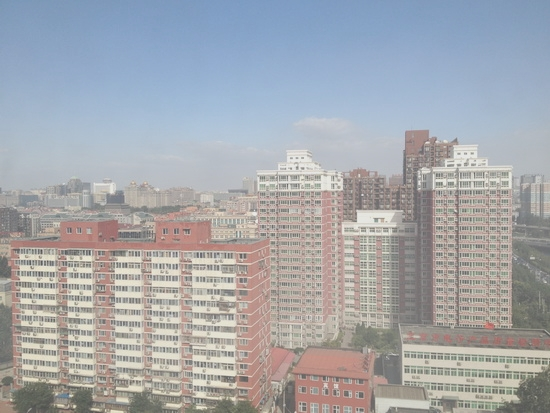
#> input picture datasets/RESIDE/outdoor/hazy/0001_0.8_0.2.jpg, 550 x 413 px
$ python -i lowlight_expert.py   (imports and definitions only)
#> lines starting #> are read from the running program, lines starting #| are printed output that depends on the picture
import cv2
import numpy as np
import os
import time


def restore_lowlight(input_path):
    """
    Enhance a low-light image using CLAHE + adaptive gamma correction.

    Pipeline:
        1. Convert BGR → LAB color space
        2. Apply CLAHE to L (luminance) channel
        3. Apply adaptive gamma correction based on mean brightness
        4. Convert LAB → BGR and save

    No model download required.

    Returns:
        Path to enhanced output image, or None on failure.
    """
    print("\n===================================")
    print("     LOWLIGHT EXPERT ACTIVATED")
    print("===================================\n")

    start_time = time.time()
    print(f"[Lowlight Expert] Input Path : {input_path}")

    img = cv2.imread(input_path)
#> img is the input picture: shape (413, 550, 3); mean B, G, R 172.6, 167.5, 164.5
    if img is None:
        print(f"[Lowlight Expert] ERROR: Cannot load image: {input_path}")
        return None

    # ── Measure input brightness ──────────────────────────────
    gray       = cv2.cvtColor(img, cv2.COLOR_BGR2GRAY)
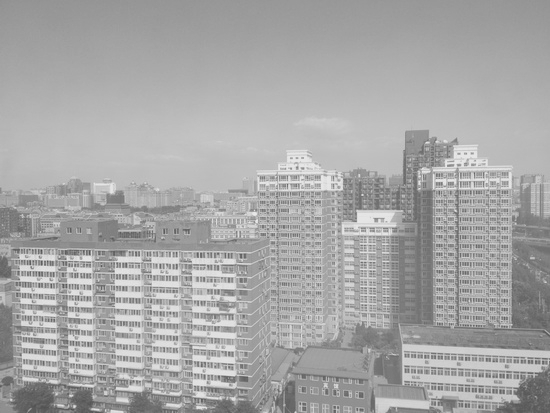
#> gray: shape (413, 550); min 78, max 233, mean 167.2
    mean_bright = float(np.mean(gray))
#> mean_bright = 167.2
    print(f"[Lowlight Expert] Mean brightness (input) : {mean_bright:.1f}")
#| [Lowlight Expert] Mean brightness (input) : 167.2

    # ── Step 1: Convert to LAB ────────────────────────────────
    lab = cv2.cvtColor(img, cv2.COLOR_BGR2LAB)
#> lab: shape (413, 550, 3); mean of channels 0, 1, 2 175, 128.4, 125.2
    l_channel, a_channel, b_channel = cv2.split(lab)
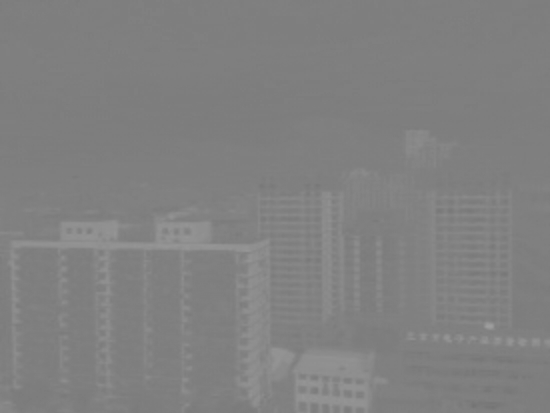
#> a_channel: shape (413, 550); min 116, max 158, mean 128.4

    # ── Step 2: CLAHE on L channel ────────────────────────────
    # Adaptive clip limit: darker images get stronger CLAHE
    clip_limit   = max(1.5, min(4.0, 200.0 / (mean_bright + 1.0)))
#> clip_limit = 1.5
    clahe        = cv2.createCLAHE(clipLimit=clip_limit, tileGridSize=(8, 8))
    l_enhanced   = clahe.apply(l_channel)
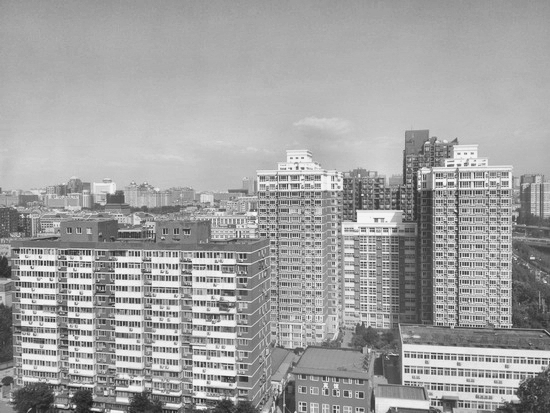
#> l_enhanced: shape (413, 550); min 29, max 249, mean 161.8
    print(f"[Lowlight Expert] CLAHE clip limit         : {clip_limit:.2f}")
#| [Lowlight Expert] CLAHE clip limit         : 1.50

    # ── Step 3: Adaptive gamma correction ────────────────────
    # Gamma < 1 brightens the image; darker images get stronger gamma
    gamma        = max(0.4, min(0.85, mean_bright / 128.0))
#> gamma = 0.85
    inv_gamma    = 1.0 / gamma
#> inv_gamma = 1.18
    table        = np.array([
        ((i / 255.0) ** inv_gamma) * 255
        for i in range(256)
    ], dtype=np.uint8)
#> table = 256 values from 0 to 255
    l_gamma      = cv2.LUT(l_enhanced, table)
    print(f"[Lowlight Expert] Gamma value               : {gamma:.3f}  (inv: {inv_gamma:.3f})")
#| [Lowlight Expert] Gamma value               : 0.850  (inv: 1.176)

    # ── Step 4: Merge and convert back to BGR ─────────────────
    lab_enhanced = cv2.merge([l_gamma, a_channel, b_channel])
#> lab_enhanced: shape (413, 550, 3); mean of channels 0, 1, 2 150, 128.4, 125.2
    enhanced_bgr = cv2.cvtColor(lab_enhanced, cv2.COLOR_LAB2BGR)
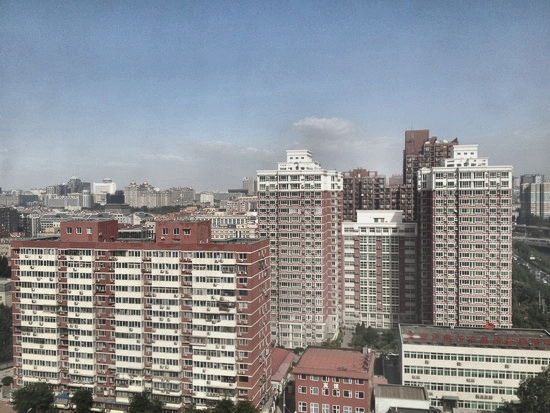
#> enhanced_bgr: shape (413, 550, 3); mean B, G, R 148, 142.9, 139.5

    # ── Measure output brightness ─────────────────────────────
    gray_out     = cv2.cvtColor(enhanced_bgr, cv2.COLOR_BGR2GRAY)
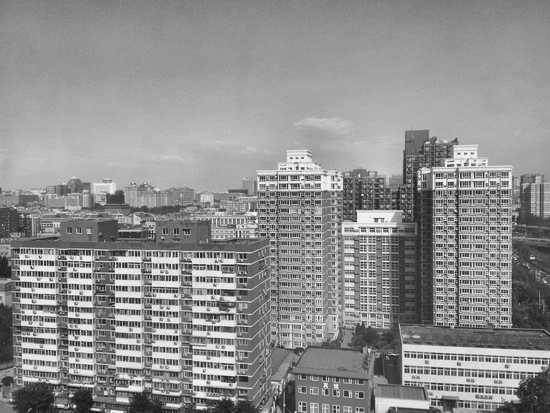
#> gray_out: shape (413, 550); min 22, max 246, mean 142.5
    mean_out     = float(np.mean(gray_out))
#> mean_out = 142.5
    print(f"[Lowlight Expert] Mean brightness (output) : {mean_out:.1f}  (+{mean_out - mean_bright:.1f})")
#| [Lowlight Expert] Mean brightness (output) : 142.5  (+-24.7)

    # ── Save output ───────────────────────────────────────────
    output_dir  = os.path.join("outputs", "lowlight")
    os.makedirs(output_dir, exist_ok=True)
    basename    = os.path.splitext(os.path.basename(input_path))[0]
    output_path = os.path.join(output_dir, f"{basename}_lowlight.png")
    cv2.imwrite(output_path, enhanced_bgr)

    elapsed = round(time.time() - start_time, 2)
    print(f"[Lowlight Expert] Output saved      : {output_path}")
    print(f"[Lowlight Expert] Processing Time   : {elapsed}s")

    print("\n===================================")
    print("     LOWLIGHT EXPERT FINISHED")
    print("===================================\n")

    return output_path

>>> result = restore_lowlight('../datasets/RESIDE/outdoor/hazy/0001_0.8_0.2.jpg')

$ run again, on datasets/RESIDE/outdoor/hazy/0003_0.8_0.2.jpg
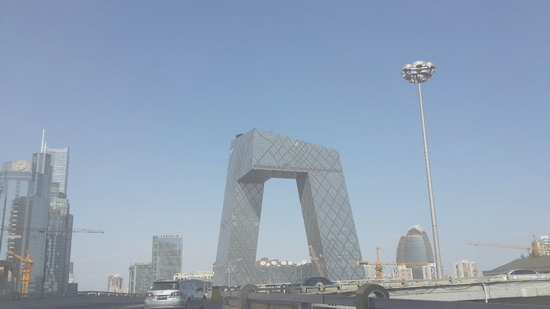
#> input picture datasets/RESIDE/outdoor/hazy/0003_0.8_0.2.jpg, 550 x 309 px
#> in restore_lowlight, img is the input picture: shape (309, 550, 3); mean B, G, R 182.8, 162.1, 145
#> mean_bright = 159.4
#| [Lowlight Expert] Mean brightness (input) : 159.4
#> lab: shape (309, 550, 3); mean of channels 0, 1, 2 168.2, 126.8, 115.4
#> clip_limit = 1.5
#> in restore_lowlight, `l_enhanced   = clahe.apply(l_channel)`:
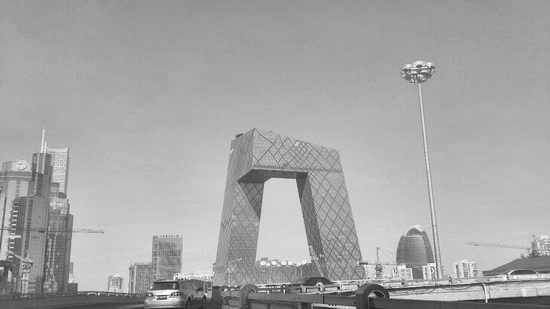
#> l_enhanced: shape (309, 550); min 32, max 251, mean 166
#| [Lowlight Expert] CLAHE clip limit         : 1.50
#> gamma = 0.85
#> inv_gamma = 1.18
#> table = 256 values from 0 to 255
#| [Lowlight Expert] Gamma value               : 0.850  (inv: 1.176)
#> lab_enhanced: shape (309, 550, 3); mean of channels 0, 1, 2 154, 126.8, 115.4
#> in restore_lowlight, `gray_out     = cv2.cvtColor(enhanced_bgr, cv2.COLOR_BGR2GRAY)`:
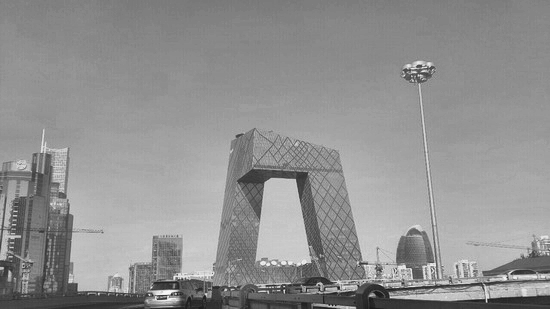
#> gray_out: shape (309, 550); min 25, max 249, mean 145.2
#> mean_out = 145.2
#| [Lowlight Expert] Mean brightness (output) : 145.2  (+-14.1)

$ run again, on datasets/RESIDE/outdoor/hazy/0009_0.8_0.16.jpg
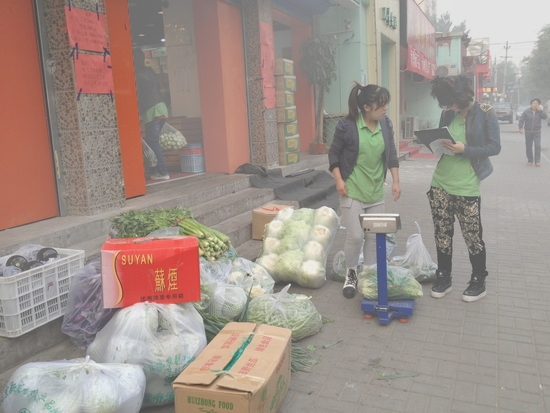
#> input picture datasets/RESIDE/outdoor/hazy/0009_0.8_0.16.jpg, 550 x 413 px
#> in restore_lowlight, img is the input picture: shape (413, 550, 3); mean B, G, R 139.3, 146.5, 160.1
#> mean_bright = 149.7
#| [Lowlight Expert] Mean brightness (input) : 149.7
#> lab: shape (413, 550, 3); mean of channels 0, 1, 2 157.7, 132.2, 134.1
#> clip_limit = 1.5
#> in restore_lowlight, `l_enhanced   = clahe.apply(l_channel)`:
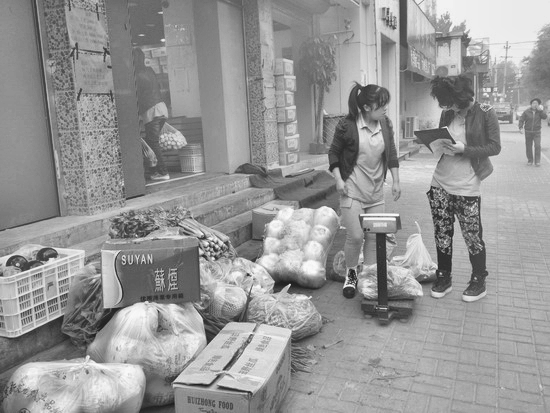
#> l_enhanced: shape (413, 550); min 28, max 250, mean 150.8
#| [Lowlight Expert] CLAHE clip limit         : 1.50
#> gamma = 0.85
#> inv_gamma = 1.18
#> table = 256 values from 0 to 255
#| [Lowlight Expert] Gamma value               : 0.850  (inv: 1.176)
#> lab_enhanced: shape (413, 550, 3); mean of channels 0, 1, 2 138.1, 132.2, 134.1
#> in restore_lowlight, `gray_out     = cv2.cvtColor(enhanced_bgr, cv2.COLOR_BGR2GRAY)`:
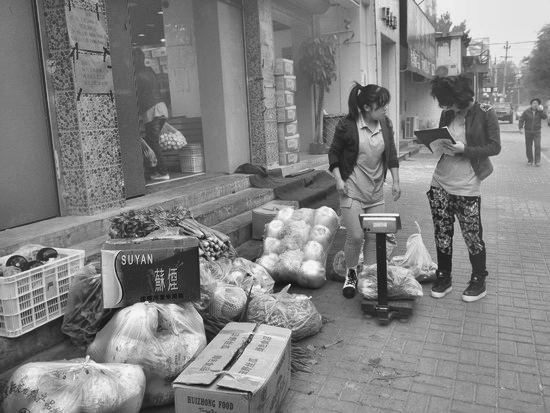
#> gray_out: shape (413, 550); min 22, max 248, mean 130.6
#> mean_out = 130.6
#| [Lowlight Expert] Mean brightness (output) : 130.6  (+-19.2)

$ run again, on datasets/RESIDE/outdoor/hazy/0021_0.8_0.08.jpg
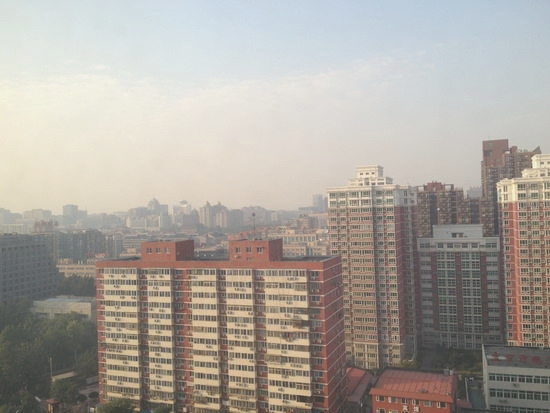
#> input picture datasets/RESIDE/outdoor/hazy/0021_0.8_0.08.jpg, 550 x 413 px
#> in restore_lowlight, img is the input picture: shape (413, 550, 3); mean B, G, R 157.7, 164.9, 170.6
#> mean_bright = 165.7
#| [Lowlight Expert] Mean brightness (input) : 165.7
#> lab: shape (413, 550, 3); mean of channels 0, 1, 2 171.8, 129.1, 132.7
#> clip_limit = 1.5
#> in restore_lowlight, `l_enhanced   = clahe.apply(l_channel)`:
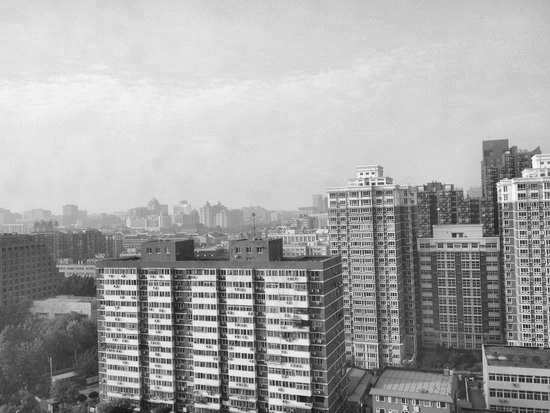
#> l_enhanced: shape (413, 550); min 20, max 252, mean 166.8
#| [Lowlight Expert] CLAHE clip limit         : 1.50
#> gamma = 0.85
#> inv_gamma = 1.18
#> table = 256 values from 0 to 255
#| [Lowlight Expert] Gamma value               : 0.850  (inv: 1.176)
#> lab_enhanced: shape (413, 550, 3); mean of channels 0, 1, 2 156.5, 129.1, 132.7
#> in restore_lowlight, `gray_out     = cv2.cvtColor(enhanced_bgr, cv2.COLOR_BGR2GRAY)`:
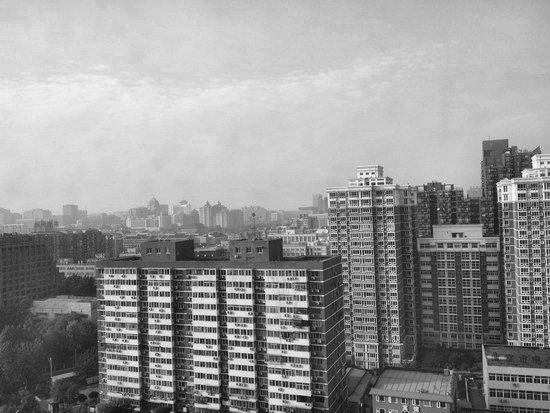
#> gray_out: shape (413, 550); min 16, max 249, mean 150.9
#> mean_out = 150.9
#| [Lowlight Expert] Mean brightness (output) : 150.9  (+-14.8)
